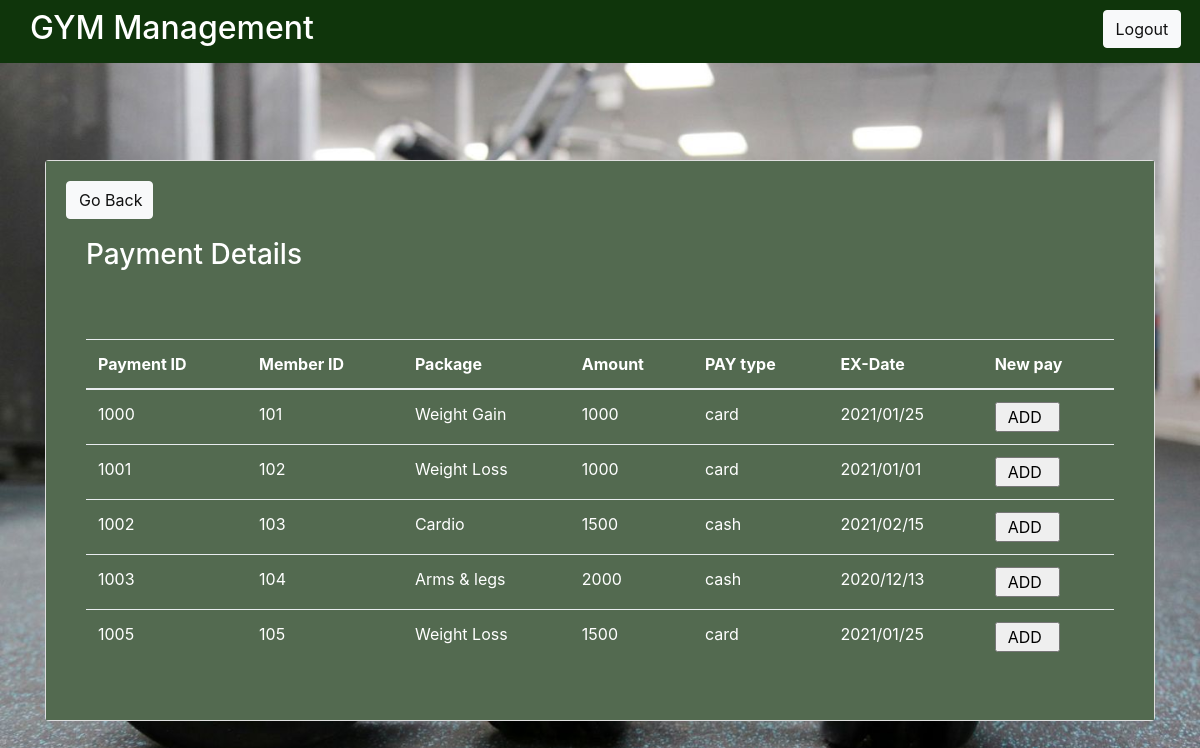
The app's page /payment.php with its own data.
### tables this page shows
CREATE TABLE `payment` (
  `Payment_id` int(10) NOT NULL,
  `Amount` int(20) NOT NULL,
  `payment_type` varchar(20) NOT NULL,
  `member_id` int(60) NOT NULL,
  `Date` date NOT NULL,
  `exdate` date NOT NULL,
  `package_id` varchar(50) NOT NULL
);

CREATE TABLE `package` (
  `package_id` varchar(40) NOT NULL,
  `package_name` varchar(40) NOT NULL,
  `amount` int(20) NOT NULL
);

### func.php (the view, shortened to what this page needs)
<?php
$con=mysqli_connect("localhost","root","","gym-management");
function get_payment(){
    global $con;
    $query="select * from Payment";
    $result=mysqli_query($con,$query);
    while($row=mysqli_fetch_array($result)){
        $Payment_id=$row ['Payment_id'];
        $member_id=$row ['member_id'];
        $package_id=$row['package_id'];
        $Amount=$row['Amount'];
        $payment_type=$row['payment_type'];
         $Date=$row['Date'];
         $exdate=date('Y/m/d',strtotime($Date. '+1 months'));
         $packagequery = "SELECT package_name FROM package where Package_id = $package_id";
         $packageresult = mysqli_query($con, $packagequery);
         while($row1 = mysqli_fetch_array($packageresult)):
         $package_name_result = $row1[0];
         endwhile;
        echo"<tr>
        <td>$Payment_id</td>
        <td>$member_id</td>
        <td>$package_name_result</td>
        <td>$Amount</td>
        <td>$payment_type</td>
        <td>$exdate</td>
        <td><button><a href='checkpay.php?Payment_id=$Payment_id' style='color:#000000; margin-right: 5px; padding: 5px;text-decoration:none; '>ADD</a></button></td>
            </tr>";
    }
}
?>

### payment.php (shortened to what this page needs)
<!DOCTYPE html>
<?php include("func.php");
?>
<html>
<head>
    <link rel="stylesheet" href="bootstrap.min.css">
</head>
<?php include 'header.php';?>
<body style="background:url('images/4.jpg'); background-size: cover;">
    <div class="container">
        <div class="card">
            <div class="card-body" style="background-color:#536a50;color:#ffffff;">
                <div class="row">
                    <div class="col-md-1">
                        <a href="admin-panel.php" class="btn btn-light " style="padding-right:10px ">Go Back</a>
                    </div>
</div>
                        <h3 style="padding-top: 20px; padding-left: 20px;">Payment Details </h3>
                    <div class="col-md-9">
                    </div>
                </div>
            </div>
            <div class="card-body" style="background-color:#536a50;color:#ffffff;">
                <div class="card-body">
                    <table class="table table-hover">
                        <thead>
                            <tr>
                                <th>Payment ID </th>
                                <th>Member ID </th>
                                <th>Package</th>
                                <th>Amount</th>
                                <th>PAY type</th>
                                <th>EX-Date</th>
                                <th>New pay</th>
                            </tr>
                        </thead>
                        <tbody>
                            <?php get_payment(); ?>
                        </tbody>
                    </table>
                </div>
            </div>
        </div>
        <div class="col-md-1"></div>
</body>
</html>

### header.php
<header>
    <nav>
        <div class="main-wrapper">
            <div class="jumbotron"
                style="border-radius:0;background:none;background-size:cover;height:0px;position:relative;">
                <div class="container-fluid" style="position: fixed;width: 100%;top: 0;background: #0f350b;left: 0;padding:10px 30px;z-index:10">
                    <div class="row">
                        <div class="col-md-11">
                           <h2><a href="admin-panel.php" style="text-decoration:none;color:white;">GYM Management</a></h2>
                        </div>
                        <div class="col-md-1">
                            <div class="nav-login">
                                <?php
        if (isset($_SESSION['u_id'])) {
                      echo '<form action="includes/index.php" method="POST">
                      <button type="submit" class="btn btn-primary" name="submit" value="Logout">
	              </form>';
                             } else{
			echo '<form action="includes/index.php" method="POST">
                </form>
              <a href="index.php" class="btn btn-light" >Logout</a>';
		}
    ?>
                            </div>
                        </div>
                    </div>
                </div>
    </nav>
</header>

### records on screen
payment: Payment_id "1000", member "101", package.package_name "Weight Gain", Amount "1000", payment_type "card", Date "2021/01/25"
payment: Payment_id "1001", member "102", package.package_name "Weight Loss", Amount "1000", payment_type "card", Date "2021/01/01"
payment: Payment_id "1002", member "103", package.package_name "Cardio", Amount "1500", payment_type "cash", Date "2021/02/15"
payment: Payment_id "1003", member "104", package.package_name "Arms & legs", Amount "2000", payment_type "cash", Date "2020/12/13"
payment: Payment_id "1005", member "105", package.package_name "Weight Loss", Amount "1500", payment_type "card", Date "2021/01/25"
